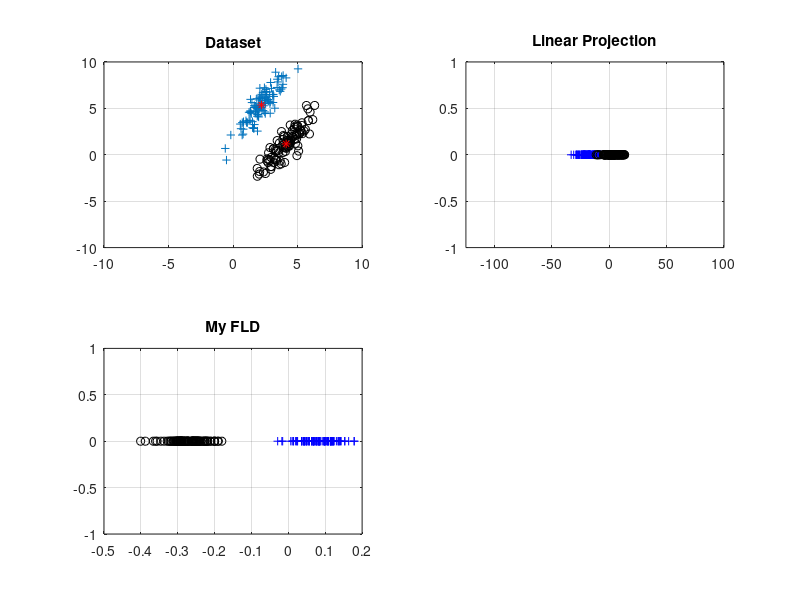

MATLAB code to generate this figure:
%%%%%%%%%%%%%%%%%%%%%%%%%%%%%%%%%%%%%%%%%%%%%%%%%%%%%%%%%%%%%%%%%%%%%%%%%%%
% In this tutorial, we are going to implement dimension reduction technique
% Fisher's linear discriminant on dataset which is generated in section(I))%                              %
%                                                                         %
% References:                                                             %
%    - textbooks: "Pattern Classification" -                              %
%                 R.O.Duda, P.E. Hart and D.G. Stork                      %
%   - textbooks: "Pattern Recognition and Machine Learning" -             %
%                 Christopher M. Bishop   
%                                                                         %                                     %
%%%%%%%%%%%%%%%%%%%%%%%%%%%%%%%%%%%%%%%%%%%%%%%%%%%%%%%%%%%%%%%%%%%%%%%%%%%
clear;close all; clc;

%% Section I: forming and plotting the dataset
mu = [2,5]; sigma = [1,1.5;1.5,3];
C1X = (mvnrnd(mu,sigma,100))';
mu = [4,1];sigma = [1,1.5;1.5,3];
C2X = (mvnrnd(mu,sigma,100))';
% mean computation'
x = [C1X,C2X];
m1 = mean(C1X')';                % mean of the first  class
m2 = mean(C2X')';                % mean of the second class

subplot(2,2,1);
plot(C1X(1,:),C1X(2,:),'+'); hold on; grid on;plot(C2X(1,:),C2X(2,:),'ko');
plot(m1(1,1),m1(2,1),'*', 'color','r'); hold on; grid on;
plot(m2(1,1),m2(2,1),'*', 'color','r'); ylim([-10 10]);xlim([-10 10]);
title('Dataset');
%%
% Section II: let see what happen when we decrease dimension from 2D to 1D
% without any technique 

w = (m2-m1);                     % computing the weight  
y = w'*x;                        % linear projection'

subplot(2,2,2);x_axis  = zeros(1,100);
plot(y(1:100),x_axis,'+', 'color','blue'); grid on; ylim([-1 1]);xlim([-125 100]); hold on;
plot(y(101:200),x_axis,'ko', 'color','black'); grid on; ylim([-1 1]);xlim([-125 100]);
title('Linear Projection');

%% Ok, the results are bad as the plot show. Now, lets reduce to 1D from 2D
% using Fishers linear discriminant(FLD)
% you can not your matlab functions for FLD. :)
% you can use loop here, and please plot your results. 
% your code should goes on here.... 


m1 = mean(C1X,2);
m2 = mean(C2X,2);

s1 = cov(C1X')*100;
s2 = cov(C2X')*100;

sw = s1+s2;
v = inv(sw) * (m1 - m2);

y = x'*v;

subplot(2,2,3);
plot(y(1:100),x_axis,'+', 'color','blue'); grid on; hold on;
plot(y(101:200),x_axis,'ko', 'color','black'); grid on;
title('My FLD');















